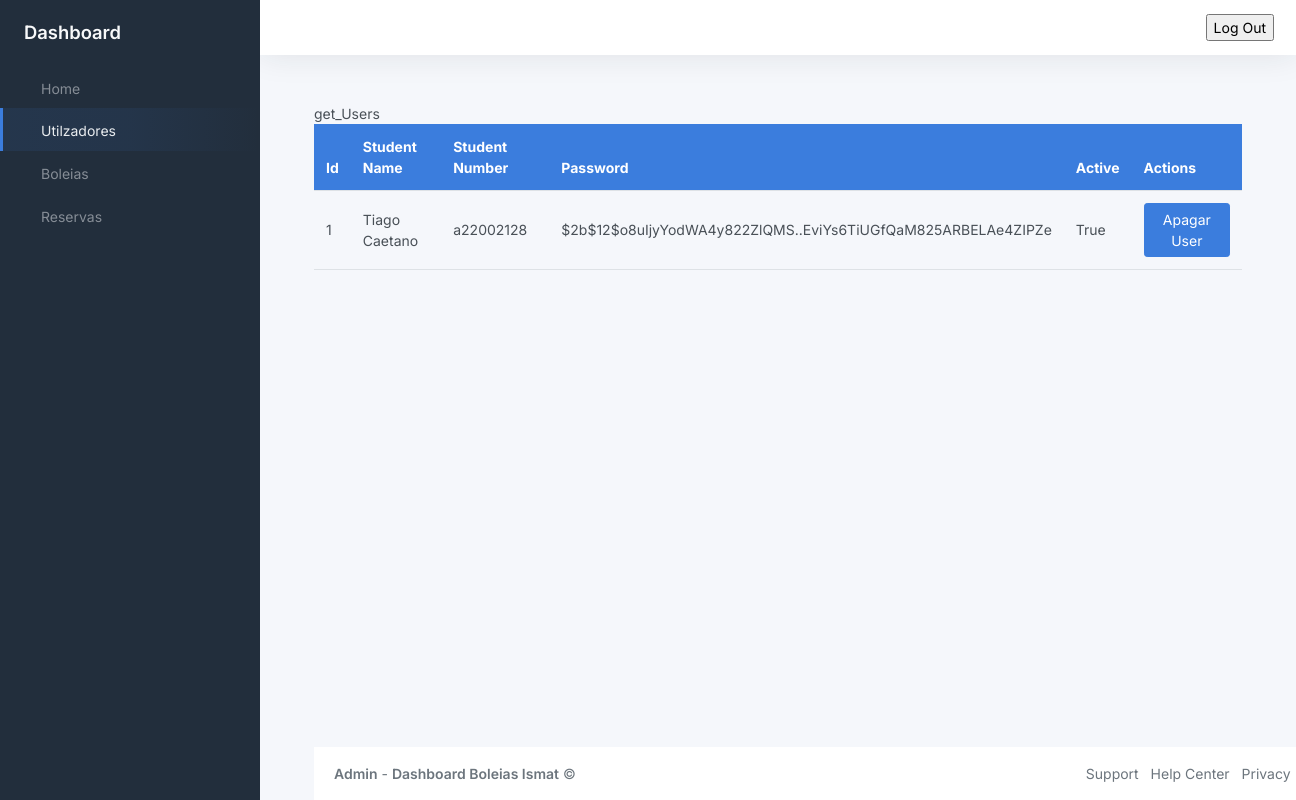
Page /usersPage on the committed database.
### models.py (models this page shows, shortened)
class User(db.Model, UserMixin):
	__tablename__ = 'user'
	id = db.Column(db.Integer, primary_key=True)
	name = db.Column(db.String(80), unique=True, nullable=False)
	student_number = db.Column(db.String(9), unique=True, nullable=False)
	phone_number = db.Column(db.Integer(), nullable=False)
	password = db.Column(db.String(60), nullable=False)
	gender = db.Column(db.String(10), nullable=False)
	registration_date = db.Column(db.DateTime, default=datetime.now)
	last_login_date = db.Column(db.DateTime, default=datetime.now)
	active = db.Column(db.Boolean())

### userModule/__init__.py (the view)
@userModule.route('/usersPage', methods=['GET', 'POST'])
def toUsersPage():
    get_Users = db.session.query(User).all()
    form = AdminForm()
    return render_template("users.html", title="Login", get_Users = get_Users)

### forms.py
class AdminForm(FlaskForm):
    student_number = StringField(label="Numero Estudante", validators=[InputRequired(), Length(min=9, max=9)])
    password = PasswordField(label="Password", validators=[InputRequired(),  Length(min=8, max=255)])
    login = SubmitField(id="bt")

### templates/users.html (shortened to what this page needs)
{% extends 'index.html'%}
{% block navOptions %}
    <ul class="sidebar-nav">
        <li class="sidebar-item">
            <a class="sidebar-link" href="{{url_for('homeModule.toHomePage')}}">
                 <span class="align-middle">Home</span>
            </a>
        </li>
        <li class="sidebar-item  active">
            <a class="sidebar-link" href="{{url_for('userModule.toUsersPage')}}">
                 <span class="align-middle">Utilzadores</span>
            </a>
        </li>
        <li class="sidebar-item">
            <a class="sidebar-link" href="{{url_for('rideModule.toRidePage')}}">
                 <span class="align-middle">Boleias</span>
            </a>
        </li>
        <li class="sidebar-item">
            <a class="sidebar-link" href="{{url_for('reservaModule.toReservaPage')}}">
                 <span class="align-middle">Reservas</span>
            </a>
        </li>
    </ul>
{% endblock navOptions %}
{% block content %}
<div class="container-md" id="table">
    <div class="table-responsive">
        <table class="table display nowrap" id="tabela">
            <thead class="bg-primary text-white">
                <tr>
                    <th>Id</th>
                    <th>Student Name</th>
                    <th>Student Number</th>
                    <th>Password</th>
                    <th>Active</th>
                    <th>Actions</th>
                </tr>
            </thead>
            <tbody>
                {% for user in get_Users %}
                <tr>
                <td>{{user.id}}</td>
                <td>{{user.name}}</td>
                <td>{{user.student_number}}</td>
                <td>{{user.password}}</td>
                <td>{{user.active}}</td>
                <td><button class="Apagar btn btn-primary" id="{{user.id}}">Apagar User</button></td>
            </tr>
            {% endfor %}
            </tbody>
    </div>
</div>
{% endblock content %}

### rows in the picture
User: id "1", name "Tiago Caetano", student_number "a22002128", password "$2b$12$o8uIjyYodWA4y822ZlQMS..EviYs6TiUGfQaM825ARBELAe4ZIPZe", active "True"
